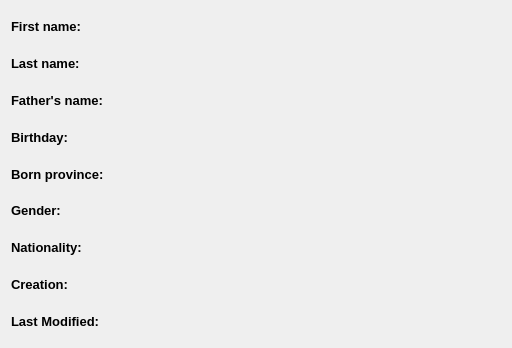
<?xml version="1.0" encoding="UTF-8"?>
<ui version="4.0">
 <class>InfoViewer</class>
 <widget class="QDialog" name="InfoViewer">
  <property name="geometry">
   <rect>
    <x>0</x>
    <y>0</y>
    <width>512</width>
    <height>348</height>
   </rect>
  </property>
  <property name="font">
   <font>
    <pointsize>10</pointsize>
    <bold>true</bold>
   </font>
  </property>
  <property name="windowTitle">
   <string>Form</string>
  </property>
  <layout class="QHBoxLayout" name="mainLayout">
   <item>
    <layout class="QGridLayout" name="layoutInformation">
     <item row="1" column="0">
      <widget class="QLabel" name="titleLastName">
       <property name="text">
        <string>Last name:</string>
       </property>
      </widget>
     </item>
     <item row="8" column="0">
      <widget class="QLabel" name="titleLastModification">
       <property name="text">
        <string>Last Modified:</string>
       </property>
      </widget>
     </item>
     <item row="3" column="0">
      <widget class="QLabel" name="titleBirthday">
       <property name="text">
        <string>Birthday:</string>
       </property>
      </widget>
     </item>
     <item row="2" column="0">
      <widget class="QLabel" name="titleFatherName">
       <property name="text">
        <string>Father's name:</string>
       </property>
      </widget>
     </item>
     <item row="5" column="0">
      <widget class="QLabel" name="titleGender">
       <property name="text">
        <string>Gender:</string>
       </property>
      </widget>
     </item>
     <item row="7" column="0">
      <widget class="QLabel" name="titleCreation">
       <property name="text">
        <string>Creation:</string>
       </property>
      </widget>
     </item>
     <item row="4" column="0">
      <widget class="QLabel" name="titleBornProvince">
       <property name="text">
        <string>Born province:</string>
       </property>
      </widget>
     </item>
     <item row="0" column="0">
      <widget class="QLabel" name="titleFirstName">
       <property name="text">
        <string>First name:</string>
       </property>
      </widget>
     </item>
     <item row="6" column="0">
      <widget class="QLabel" name="titleNationality">
       <property name="text">
        <string>Nationality:</string>
       </property>
      </widget>
     </item>
     <item row="0" column="1">
      <widget class="QLabel" name="labelFirstName">
       <property name="text">
        <string/>
       </property>
      </widget>
     </item>
     <item row="1" column="1">
      <widget class="QLabel" name="labelLastName">
       <property name="text">
        <string/>
       </property>
      </widget>
     </item>
     <item row="2" column="1">
      <widget class="QLabel" name="labelFatherName">
       <property name="text">
        <string/>
       </property>
      </widget>
     </item>
     <item row="3" column="1">
      <widget class="QLabel" name="labelBirthday">
       <property name="text">
        <string/>
       </property>
      </widget>
     </item>
     <item row="4" column="1">
      <widget class="QLabel" name="labelBornProvince">
       <property name="text">
        <string/>
       </property>
      </widget>
     </item>
     <item row="5" column="1">
      <widget class="QLabel" name="labelGender">
       <property name="text">
        <string/>
       </property>
      </widget>
     </item>
     <item row="6" column="1">
      <widget class="QLabel" name="labelNationality">
       <property name="text">
        <string/>
       </property>
      </widget>
     </item>
     <item row="7" column="1">
      <widget class="QLabel" name="labelCreation">
       <property name="text">
        <string/>
       </property>
      </widget>
     </item>
     <item row="8" column="1">
      <widget class="QLabel" name="labelLastModification">
       <property name="text">
        <string/>
       </property>
      </widget>
     </item>
    </layout>
   </item>
  </layout>
 </widget>
 <resources/>
 <connections/>
</ui>
